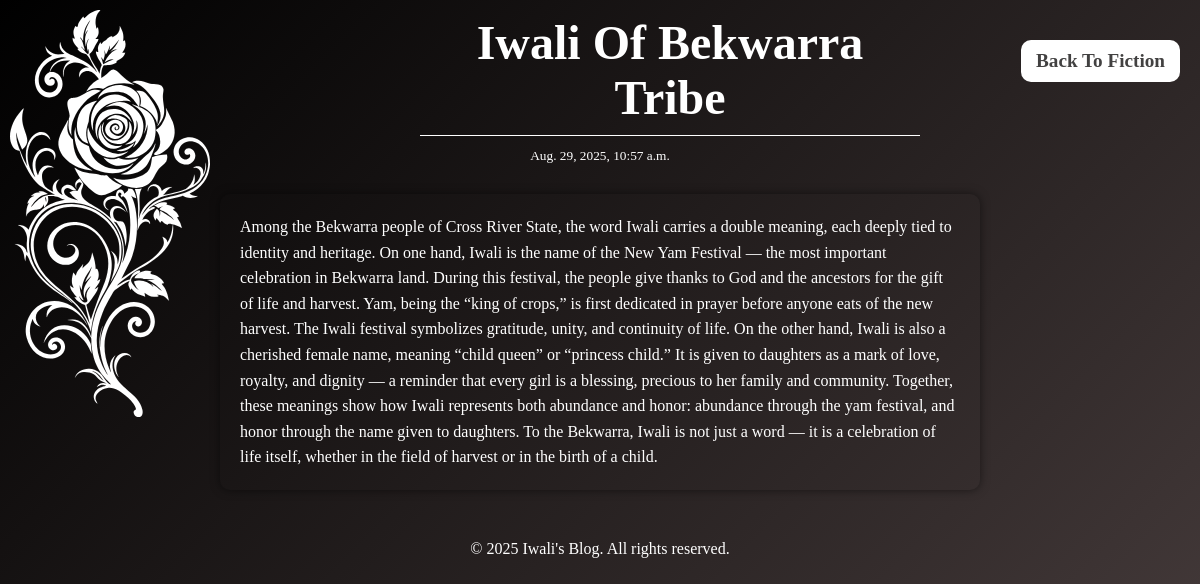
The app's page /story/21/ with its own data.
### blog/models.py (models this page shows, shortened)
class Story(models.Model):
    title = models.CharField(max_length=200)
    content = models.TextField()
    created_at = models.DateTimeField(auto_now_add=True)

### blog/views.py (the view)
# urls.py: path('story/<int:pk>/', views.story_detail, name='story_detail'),
def story_detail(request, pk):
    story = get_object_or_404(Story, pk=pk)
    previous_story = Story.objects.filter(
        category=story.category, pk__lt=story.pk
    ).order_by('-pk').first()
    next_story = Story.objects.filter(
        category=story.category, pk__gt=story.pk
    ).order_by('pk').first()
    from_page = request.GET.get('from')
    page_number = request.GET.get('page')
    return render(request, 'blog/story_detail.html', {
        'story': story,
        'previous_story': previous_story,
        'next_story': next_story,
        'from_page': from_page,
        'page_number': page_number,
    })

### templates/blog/story_detail.html (shortened to what this page needs)
<!DOCTYPE html>
<html lang="en">
    <head>
        {% load static %}
        <link rel="stylesheet" href="{% static 'css/detail.css' %}">
    </head>
    <body>
        <header>
            <h1>{{ story.title }}</h1>
            <small>{{ story.created_at }}</small>
        </header>
        <div class="content">
            <p>{{ story.content }}</p>
        </div>
        <div class="flower1">
        </div>
        <div class="Back">
           {% if story.category == 'fiction' %}
               <a href="{% url 'fiction' %}">Back To Fiction</a>
           {% elif story.category == 'true_crime' %}
               <a href="{% url 'truecrime' %}">Bac To True Crime</a>
           {% endif %}
        </div>
       <footer>
            <p class="footer-text">&copy; 2025 Iwali's Blog. All rights reserved.</p>
        </footer>
    </body>
</html>

### static/css/detail.css (style rules this page uses)
* { margin: 0; padding: 0; }
a { text-decoration: none; color: rgb(66, 65, 65); font-size: 1.2em; font-family: 'Cambria', 'Cochin'; font-weight: bold; }
body { padding: 0; margin: 0; width: 100%; min-width: 100vw; height: 100%; min-height: 100vh; background: linear-gradient(135deg, #000000 0%, #493e3e 100%); background-repeat: no-repeat; background-position: center; background-size: cover; overflow-x: hidden; }
header { text-align: center; color: white; padding-bottom: 30px; }
h1 { width: 500px; font-size: 3em; font-family: Georgia; font-weight: bold; margin-top: 15px; margin-bottom: 10px; padding-bottom: 10px; position: relative; left: 420px; border-bottom: 1px solid white; }
.content { width: 60%; margin: 0 auto; padding: 20px; border-radius: 10px; box-shadow: 0 0 10px rgba(0, 0, 0, 0.5); font-family: 'Georgia', serif; font-size: 1em; line-height: 1.6; color: white; }
.flower1 { position: absolute; top: 10px; left: 10px; width: 200px; height: auto; z-index: 10; display: block; fill: white; stroke:white; transition: 0.3s ease; }
.footer-text { text-align: center; color: white; padding: 50px 0; }
.Back { position: fixed; top: 40px; right: 20px; z-index: 10; background-color: white; padding: 10px 15px; border-radius: 10px; transition: all 0.3s ease; }

### records on screen
Story: title "Iwali Of Bekwarra Tribe", created_at "Aug. 29, 2025, 10:57 a.m.", content "Among the Bekwarra people of Cross River State, the word Iwali carries a double meaning, each deeply tied to identity and heritage. On one hand, Iwali is the name of the New Yam Festival — the most important celebration in Bekwarra land. During this festival, the people give thanks to God and the ancestors for the gift of life and harvest. Yam, being the “king of crops,” is first dedicated in prayer before anyone eats of the new harvest. The Iwali festival symbolizes gratitude, unity, and continuity of life. On the other hand, Iwali is also a cherished female name, meaning “child queen” or “princess child.” It is given to daughters as a mark of love, royalty, and dignity — a reminder that…"
